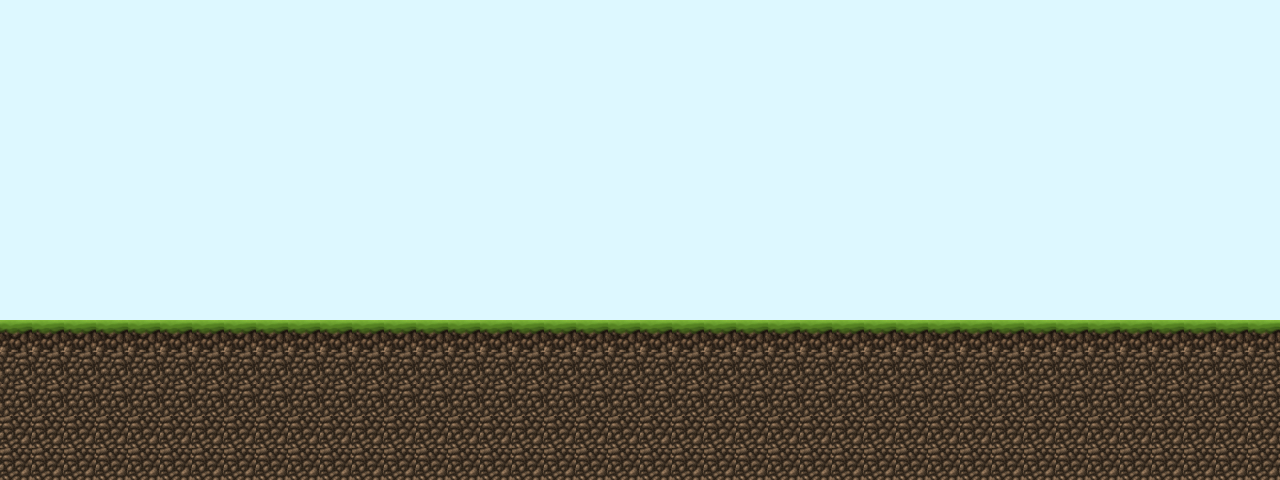

A 2D game scene composited from a Tiled map and its tileset images. What follows is a short description and the map's XML, with each tile layer's data collapsed to a summary:
An orthogonal 40x15 tile map with 32x32 px tiles, 2 tile layers (Tile Layer 1, Tile Layer 2), 2 tilesets.

<map version="1.0" orientation="orthogonal" renderorder="right-down" width="40" height="15" tilewidth="32" tileheight="32" nextobjectid="1">
 <tileset firstgid="1" name="BG" tilewidth="32" tileheight="32" spacing="2" margin="2">
  <image source="BG.png" width="1000" height="750" />
 </tileset>
 <tileset firstgid="639" name="basic_ground_tileset" tilewidth="32" tileheight="32" spacing="2" margin="2">
  <image source="basic_ground_tileset.png" width="200" height="200" />
 </tileset>
 <layer name="Tile Layer 1" width="40" height="15">
  <data>[600 cells, 480 non-empty, 1 distinct tile ids]</data>
 </layer>
 <layer name="Tile Layer 2" width="40" height="15">
  <properties>
   <property name="collidable" value="true" />
  </properties>
  <data>[600 cells, 200 non-empty, 3 distinct tile ids]</data>
 </layer>
</map>
